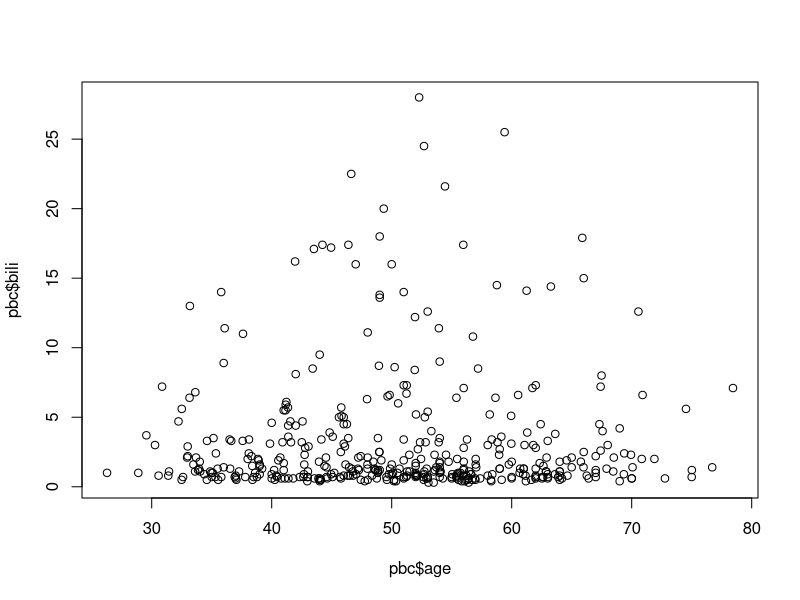
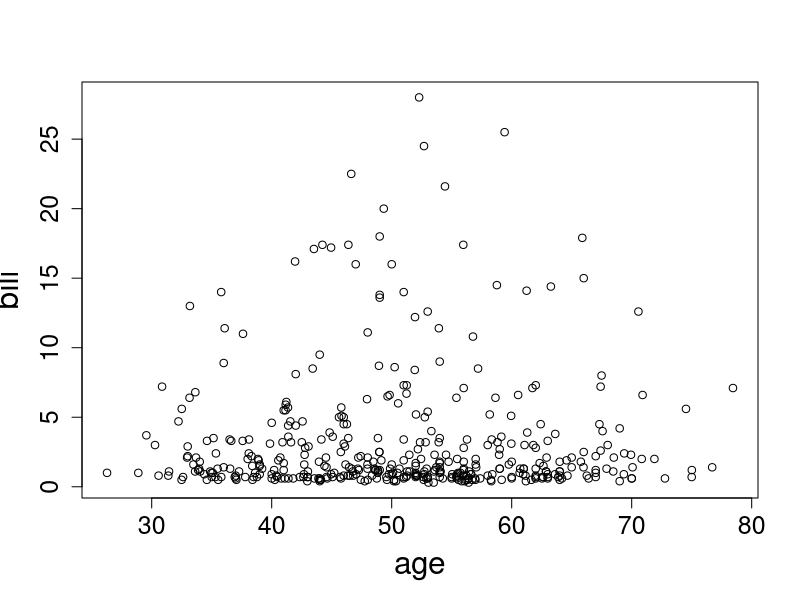
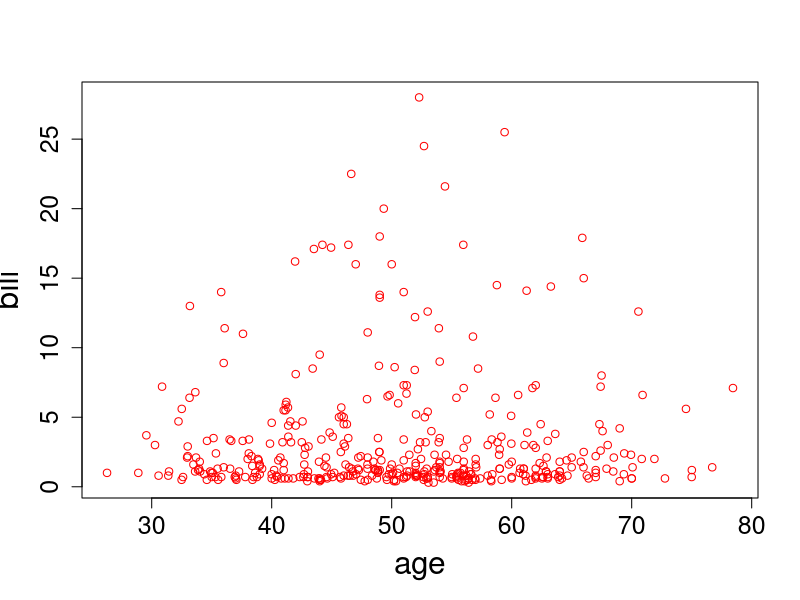
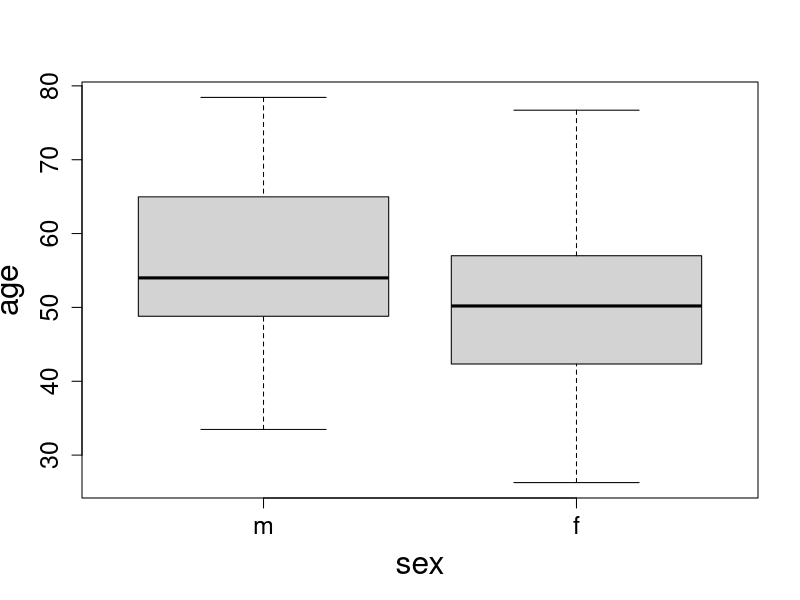
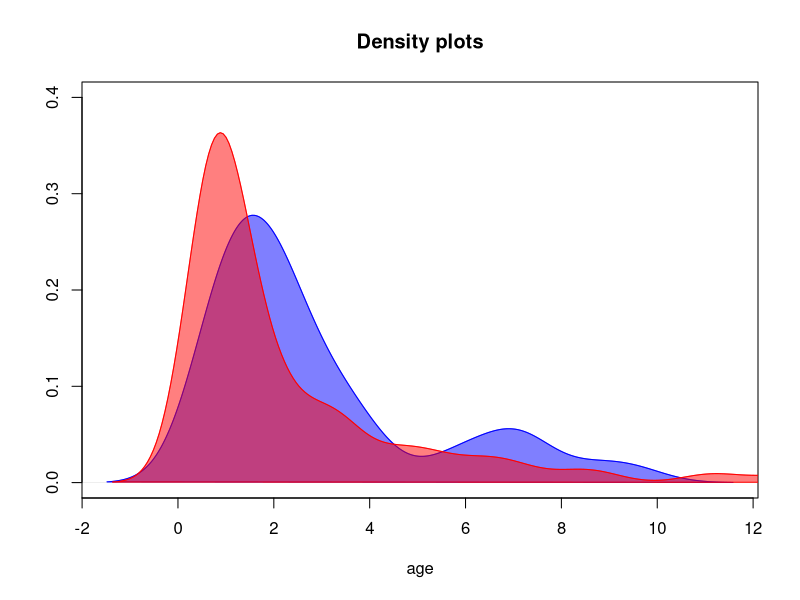
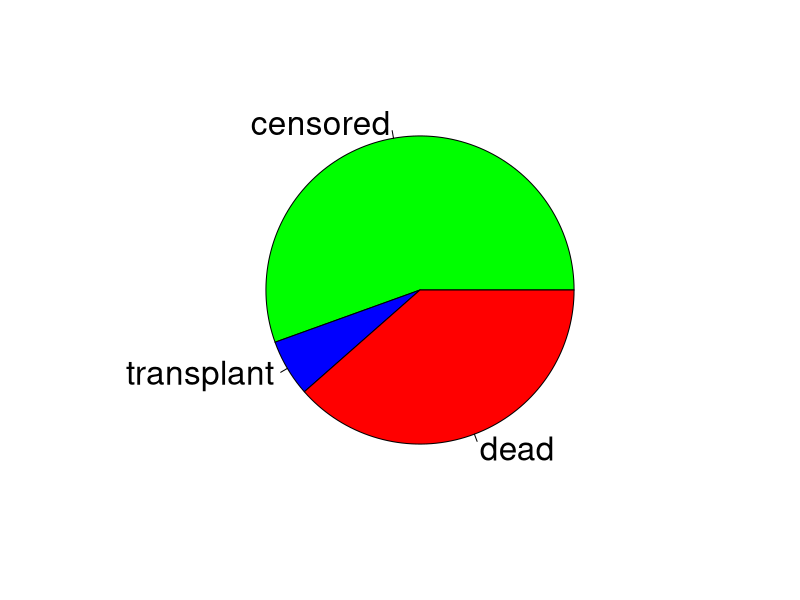

Here is the R script that generated these plots, in order:
## ---- chunk 1
knitr::opts_chunk$set(echo = FALSE, comment=NA)

library(survival)
library(knitr)
library(kableExtra)
library(dplyr)
## ---- chunk 2
dt <- as.data.frame(pbc[1:5,c(1:6,11,12)])
kable(dt, "latex", booktabs = T, align = "c") %>%
 kable_styling(full_width = F) 
## ---- chunk 3
dt <- as.data.frame(pbc[1:5,c(1:6,11,12)])
dt <- format(dt, digits = 7)
dt %>%
 mutate(
   dt = row.names(.),
   age = cell_spec(age, "latex", color = ifelse(age >= 70, "red", "black"), bold = ifelse(age >= 70, "TRUE", "FALSE"), align = c("c", rep("c", 4))),
   time = cell_spec(time, align = c("c", rep("c", 4))),
   id = cell_spec(id, align = c("c", rep("c", 4))),
   sex = cell_spec(sex, align = c("c", rep("c", 4))),
   status = cell_spec(status, align = c("c", rep("c", 4))),
   trt = cell_spec(trt, align = c("c", rep("c", 4))),
   bili = cell_spec(bili, align = c("c", rep("c", 4))),
   chol = cell_spec(chol, align = c("c", rep("c", 4))),
   )%>%
select(id, time, status, trt, age, sex, bili, chol) %>%
kable("latex", escape = F, booktabs = T, align = "c")  %>%
kable_styling(position = "center", full_width = F)
## ---- chunk 4
dt <- as.data.frame(pbc[1:5,c(1:6,11,12)])
kable(dt, "latex", booktabs = T, align = "c") %>%
 kable_styling(full_width = F) %>%
 column_spec(3, bold = TRUE, color = "red")
## ---- chunk 5
dt <- as.data.frame(pbc[1:5,c(1:6,11,12)])
kable(dt, "latex", booktabs = T, align = "c") %>%
 kable_styling(full_width = F) %>%
 column_spec(2, bold = TRUE, color = "red")
## ---- chunk 6
dt <- as.data.frame(pbc[1:5,c(1:6,11,12)])
kable(dt, "latex", booktabs = T, align = "c") %>%
 kable_styling(full_width = F) %>%
 column_spec(2:3, bold = TRUE, color = "red")
## ---- chunk 7
dt <- as.data.frame(pbc[1:5,c(1:6,11,12)])
kable(dt, "latex", booktabs = T, align = "c") %>%
 kable_styling(full_width = F) %>%
 column_spec(7:8, bold = TRUE, color = "red")
## ---- chunk 8
103473
## ---- chunk 9
x <- 103473
x
## ---- chunk 10
0/0
## ---- chunk 11
dt <- as.data.frame(pbc[1:5,c(1:6,11,12)])
kable(dt, "latex", booktabs = T, digits = 2) %>%
 kable_styling(full_width = F) 
## ---- chunk 12
str(pbc[,c("id", "time", "status", "trt", "age", "sex", "bili", "chol")])
## ---- chunk 13
mode(pbc$age)
## ---- chunk 14
pbc[1:6, c("age")]
## ---- chunk 15
pbc[1:6, c("age", "bili", "chol")]
## ---- chunk 16
pbc[1:6, c("id", "sex", "bili", "chol")]
## ---- chunk 17
list(pbc[1:6, c("sex")], pbc[1:2, c("sex", "bili")], pbc$age[1:4])
## ---- chunk 18
vec <- c(1, 2, 3, 4, 5)
vec
vec <- c(1:5)
vec
## ---- chunk 19
vec <- c(1, 2, 3, 4, 5, 6)
mat <- matrix(vec, 3, 3)
mat 
## ---- chunk 20
vec <- c(1, 2, 3, 4, 5, 6)
mat <- matrix(vec, 3, 3, 
              byrow = TRUE)
mat
## ---- chunk 21
dtf <- data.frame(pbc$sex, pbc$age)
dtf[1:3,]
## ---- chunk 22
dtf <- data.frame(Gender = pbc$sex, 
                  Age = pbc$age)
dtf[1:3,]
## ---- chunk 23
list1 <- list(vec = c(1:5), mat = pbc[1:2, c("age", "sex")])
list1
## ---- chunk 24
DF <- format(pbc[,c("id", "time", "status", "trt", "age", 
                    "sex", "bili", "chol")], digits = 2)
head(DF)
## ---- chunk 25
DF <- pbc[,c("id", "time", "status", "trt", "age", 
                    "sex", "bili", "chol")]
DF$trt <- factor(DF$trt, levels = c(1, 2), 
                 labels = c("D-penicillmain", "placebo"))
head(DF)
## ---- chunk 26
DF <- pbc[,c("id", "time", "status", "trt", "age", 
                    "sex", "bili", "chol")]
DF$time <- DF$time/30
DF$time_years <- DF$time/12
head(DF)
## ---- chunk 27
head(pbc[,c("id", "time", "status", "trt", "age", 
                    "sex", "bili", "chol")])
## ---- chunk 28
head(pbcseq[, c("id", "futime", "status", "trt", "age", "day",
                    "sex", "bili", "chol")])
## ---- chunk 29
head(pbc[is.na(pbc$chol) == TRUE, c("id", "time", "status",
                                    "trt", "age", "sex", 
                                    "bili", "chol")])
## ---- chunk 30
plot(pbc$age, pbc$bili)
## ---- chunk 31
plot(pbc$age, pbc$bili, xlab = "age", ylab = "bili", 
     cex.lab = 1.9, cex.axis = 1.5)
## ---- chunk 32
plot(pbc$age, pbc$bili, xlab = "age", ylab = "bili", 
     cex.lab = 1.9, cex.axis = 1.5, col = "red")
## ---- chunk 33
boxplot(pbc$age ~ pbc$sex, xlab = "sex", ylab = "age", 
     cex.lab = 1.9, cex.axis = 1.5)
## ---- chunk 34
pbc_male_bili <- pbc$bili[pbc$sex == "m"]
pbc_female_bili <- pbc$bili[pbc$sex == "f"]
plot(density(pbc_male_bili), col = rgb(0,0,1,0.5), 
     main = "Density plots", xlab = "age", ylab = "", ylim = c(0,0.4))
polygon(density(pbc_male_bili), col = rgb(0,0,1,0.5), border = "blue")
lines(density(pbc_female_bili), col = rgb(1,0,0,0.5))
polygon(density(pbc_female_bili), col = rgb(1,0,0,0.5), 
        border = "red")
legend(20,0.03, c("male", "female"), 
       col = c(rgb(0,0,1,0.5), rgb(1,0,0,0.5)), lty = 1)
## ---- chunk 35
pbc$status <- factor(pbc$status, levels = c(0, 1, 2), labels = c("censored", "transplant", "dead"))
pie(prop.table(table(pbc$status)), col = c("green", "blue", "red"), cex = 2)
## ---- chunk 36
x <- c(6:17)
x
x[2]
## ---- chunk 37
x[c(2,3,4)]
## ---- chunk 38
x <- c(6:17)
x
x[c(2,2,2)]
## ---- chunk 39
x <- c(6:17)
x
x[-5]
## ---- chunk 40
x <- c(6:10)
y <- c(TRUE, FALSE, FALSE, FALSE, FALSE)
x[y]
## ---- chunk 41
x <- c(6:10)
x[x > 7]
x[x > 7 & x > 9]
x[x > 7 | x > 9]
## ---- chunk 42
x <- c(foo=5, bar=4, one=7, two=12, three=2)
x[c('foo', 'one')]
## ---- chunk 43
mat <- matrix(1:6, 3, 3)
mat
mat[2, 2]
## ---- chunk 44
mat <- matrix(1:6, 3, 3)
mat
mat[2, ]
## ---- chunk 45
DF <- data.frame(x = 1:4, 
          y = c(35, 23, 14, 45))
DF
## ---- chunk 46
DF <- data.frame(x = 1:4, 
          y = c(35, 23, 14, 45))
DF[2]
## ---- chunk 47
DF <- data.frame(x = 1:4, 
          y = c(35, 23, 14, 45))
DF
DF[4, 2]
## ---- chunk 48
DF <- data.frame(x = 1:4, 
          y = c(35, 23, 14, 45))
DF
DF[DF$y < 30, ]
## ---- chunk 49
pbcDF <- data.frame(pbc)
head(pbc[pbc$sex == "m", 1:7])
## ---- chunk 50
pbcDF <- data.frame(pbc)
head(pbc[pbc$age > 30 | pbc$sex == "f", 1:7])
## ---- chunk 51
pbcDF <- data.frame(pbc)
head(pbc[pbc$age > 30 & pbc$sex == "f", 1:7])
## ---- chunk 52
mylist <- list(y = c(14, 45), z = c("m", "f", "f"))
mylist
mylist[2]
## ---- chunk 53
mylist <- list(y = c(14, 45), z = c("m", "f", "f"))
mylist
mylist[[2]]
## ---- chunk 54
mylist <- list(y = c(14, 45), z = c("m", "f", "f"))
mylist
mylist$y
